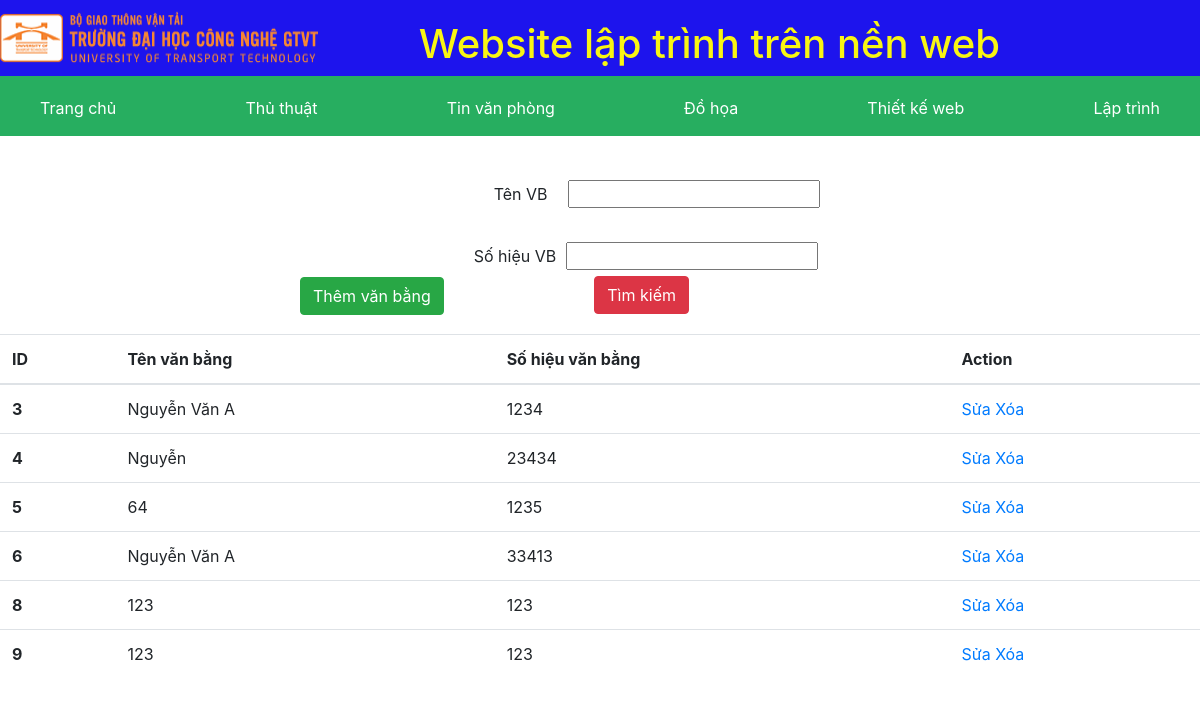
Page /Home.php on the committed database.
### tables this page shows
CREATE TABLE `van_bang` (
  `id` varchar(50) NOT NULL,
  `tenvb` varchar(50) NOT NULL,
  `sohieuvb` varchar(50) NOT NULL
);

### Home.php (the view, shortened to what this page needs)
<?php
    include "header.php";
    include "Connection.php";
    $sql="select * from van_bang";
    $data=mysqli_query($con,$sql);
    $tenvb='';
    $sohieuvb='';
?>
<div class="container-fluid col-md-6">
    <div class="row">
    <div style="margin-top: 125px;">
    <a href="InsertVB.php" ><button type="button" class="btn btn-success">Thêm văn bằng</button></a>
    </div>
    <div style="margin-bottom: 20px;">
    <form action="" method="post">
    <table>
        <tr>
            <td style="text-align: center;padding:20px" ><label for="">Tên VB</label><input class="inputvb" type="text" name="txtTenVB" id="" value="<?= $tenvb?>"></td>
         </tr>
        <tr>
            <td><label for="">Số hiệu VB</label><input type="text"name="txtSohieuVB" id="" value="<?= $sohieuvb?>"></td>
        </tr>
        <tr>
            <td style="text-align: center;"><button name="btntimkiem" class="btn btn-danger" >Tìm kiếm</button></td>
        </tr>
    </table>
    </form>
    </div>
    </div>
</div>
<div>
<table class="table">
  <thead>
    <tr>
      <th scope="col">ID</th>
      <th scope="col">Tên văn bằng</th>
      <th scope="col">Số hiệu văn bằng</th>
      <th scope="col">Action</th>
    </tr>
  </thead>
  <tbody>
    <?php
        if(isset($data) && $data!=""):
        while($row=mysqli_fetch_assoc($data)):
    ?>
    <tr>
      <th scope="row"><?php echo $row['id']?></th>
      <td><?php echo $row['tenvb']?></td>
      <td><?php echo $row['sohieuvb']?></td>
      <td><a href="UpdateVB.php?id=<?php echo $row['id']?>">Sửa</a>
            <a href="DeleteVB.php?id=<?php echo $row['id']?>">Xóa</a>
    </td>
    </tr>
    <?php endwhile;?>
    <?php endif;?>
  </tbody>
</table>
</div>

### Header.php (shortened to what this page needs)
<!DOCTYPE html>
<html lang="en">
<head>
    <link rel="stylesheet" href="css/bootstrap.min.css">
    <link rel="stylesheet" href="./css/baitap5.css" />
    <link rel="stylesheet" href="https://cdn.jsdelivr.net/npm/bootstrap@4.6.2/dist/css/bootstrap.min.css">
</head>
<body>
<header class="header">
      <div class="logo">
        <img
          src="./img/1684312014banner-2023.png"
          alt="logo"
        />
        <h1>Website lập trình trên nền web</h1>
      </div>
      <div class="menu-header">
        <ul>
          <li><a href="Home.php">Trang chủ</a></li>
          <li><a href="#">Thủ thuật</a></li>
          <li><a href="#">Tin văn phòng</a></li>
          <li><a href="#">Đồ họa</a></li>
          <li><a href="#">Thiết kế web</a></li>
          <li><a href="#">Lập trình</a></li>
        </ul>
      </div>
    </header>

### css/baitap5.css (style rules this page uses)
* { margin: 0; padding: 0; box-sizing: border-box; }
.header .menu-header li a { text-decoration: none; padding: 40px; color: white; font-weight: 400px; height: 60px; }
.header .menu-header li { display: inline-block; height: 60px; padding-top: 20px; }
.logo { display: flex; background-color: #1d14ed; justify-content: space-between; }
.header .logo h1 { padding-top: 20px; padding-right: 200px; color: #f9f513; }
.menu-header ul { display: flex; list-style-type: none; align-items: center; flex-wrap: wrap; justify-content: space-between; background-color: #27ae60; height: 60px; }
label, p { margin-left: 30px; margin-top: 30px; }
label, input { margin: 10px; }
label { margin-left: 30px; }
.inputvb { margin-left: 10px; }
.container-fluid { align-items: center; }

### rows in the picture
van_bang: id "3", tenvb "Nguyễn Văn A", sohieuvb "1234"
van_bang: id "4", tenvb "Nguyễn", sohieuvb "23434"
van_bang: id "5", tenvb "64", sohieuvb "1235"
van_bang: id "6", tenvb "Nguyễn Văn A", sohieuvb "33413"
van_bang: id "8", tenvb "123", sohieuvb "123"
van_bang: id "9", tenvb "123", sohieuvb "123"
